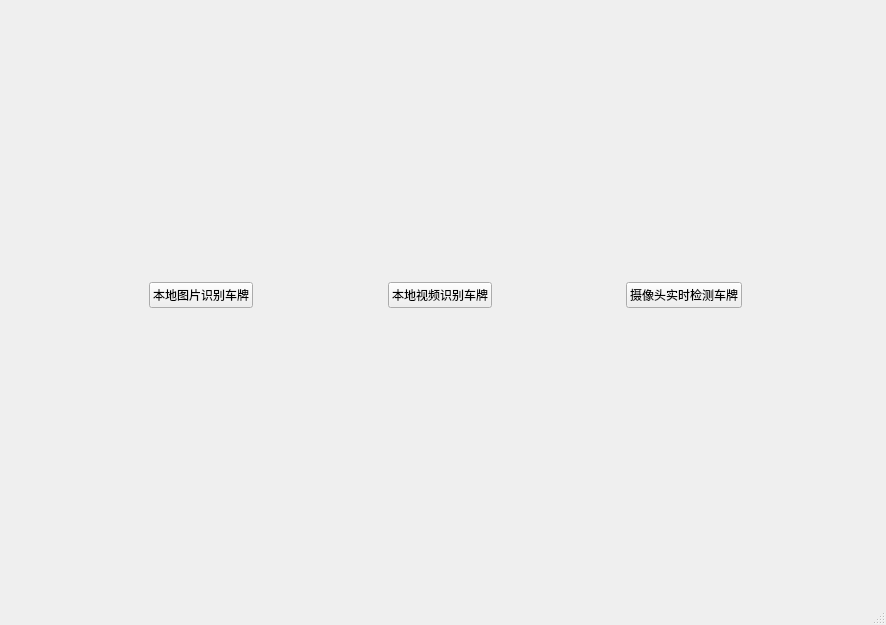
<?xml version="1.0" encoding="UTF-8"?>
<ui version="4.0">
 <class>MainWindow</class>
 <widget class="QMainWindow" name="MainWindow">
  <property name="geometry">
   <rect>
    <x>0</x>
    <y>0</y>
    <width>886</width>
    <height>625</height>
   </rect>
  </property>
  <property name="focusPolicy">
   <enum>Qt::NoFocus</enum>
  </property>
  <property name="windowTitle">
   <string>MainWindow</string>
  </property>
  <property name="layoutDirection">
   <enum>Qt::LeftToRight</enum>
  </property>
  <widget class="QWidget" name="centralwidget">
   <widget class="QWidget" name="layoutWidget">
    <property name="geometry">
     <rect>
      <x>0</x>
      <y>0</y>
      <width>891</width>
      <height>591</height>
     </rect>
    </property>
    <layout class="QHBoxLayout" name="horizontalLayout">
     <property name="sizeConstraint">
      <enum>QLayout::SetDefaultConstraint</enum>
     </property>
     <item>
      <spacer name="verticalSpacer">
       <property name="orientation">
        <enum>Qt::Vertical</enum>
       </property>
       <property name="sizeHint" stdset="0">
        <size>
         <width>20</width>
         <height>40</height>
        </size>
       </property>
      </spacer>
     </item>
     <item>
      <spacer name="horizontalSpacer_3">
       <property name="orientation">
        <enum>Qt::Horizontal</enum>
       </property>
       <property name="sizeHint" stdset="0">
        <size>
         <width>40</width>
         <height>20</height>
        </size>
       </property>
      </spacer>
     </item>
     <item>
      <widget class="QPushButton" name="ImageDetectButton">
       <property name="text">
        <string>本地图片识别车牌</string>
       </property>
      </widget>
     </item>
     <item>
      <spacer name="horizontalSpacer">
       <property name="orientation">
        <enum>Qt::Horizontal</enum>
       </property>
       <property name="sizeHint" stdset="0">
        <size>
         <width>40</width>
         <height>20</height>
        </size>
       </property>
      </spacer>
     </item>
     <item>
      <widget class="QPushButton" name="VideoDetectButton">
       <property name="text">
        <string>本地视频识别车牌</string>
       </property>
      </widget>
     </item>
     <item>
      <spacer name="horizontalSpacer_2">
       <property name="orientation">
        <enum>Qt::Horizontal</enum>
       </property>
       <property name="sizeHint" stdset="0">
        <size>
         <width>40</width>
         <height>20</height>
        </size>
       </property>
      </spacer>
     </item>
     <item>
      <widget class="QPushButton" name="RealTimeDetectButton">
       <property name="text">
        <string>摄像头实时检测车牌</string>
       </property>
      </widget>
     </item>
     <item>
      <spacer name="horizontalSpacer_4">
       <property name="orientation">
        <enum>Qt::Horizontal</enum>
       </property>
       <property name="sizeHint" stdset="0">
        <size>
         <width>40</width>
         <height>20</height>
        </size>
       </property>
      </spacer>
     </item>
     <item>
      <spacer name="verticalSpacer_2">
       <property name="orientation">
        <enum>Qt::Vertical</enum>
       </property>
       <property name="sizeHint" stdset="0">
        <size>
         <width>20</width>
         <height>40</height>
        </size>
       </property>
      </spacer>
     </item>
    </layout>
   </widget>
  </widget>
  <widget class="QMenuBar" name="menubar">
   <property name="geometry">
    <rect>
     <x>0</x>
     <y>0</y>
     <width>886</width>
     <height>22</height>
    </rect>
   </property>
  </widget>
  <widget class="QStatusBar" name="statusbar"/>
 </widget>
 <resources/>
 <connections/>
</ui>
